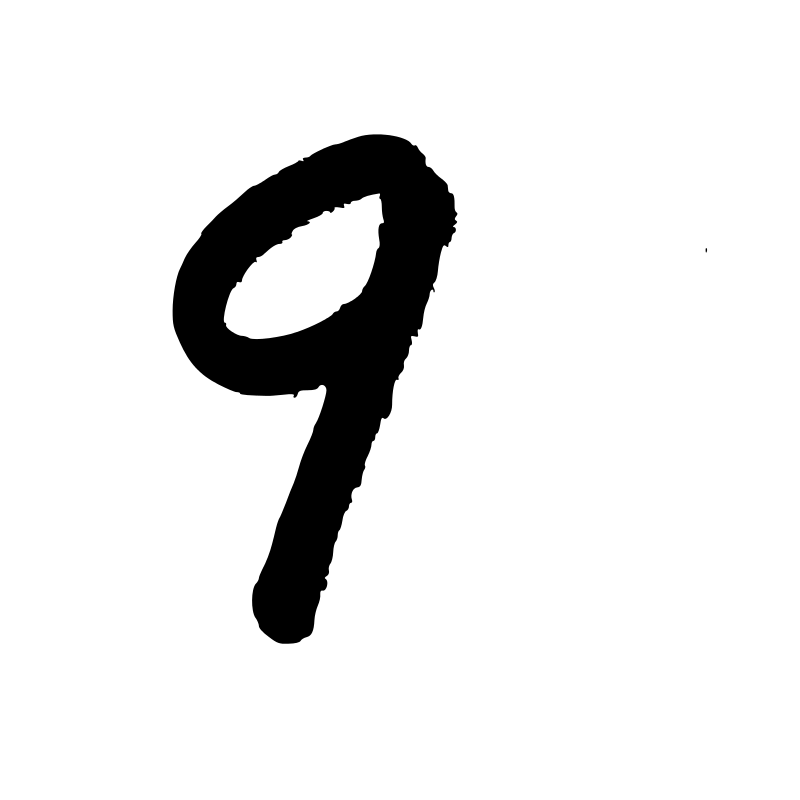
#> input picture mnist/input.png, 800 x 800 px
$ python -i imProcess.py   (imports and definitions only)   (older library calls are emulated)
#> lines starting #> are read from the running program, lines starting #| are printed output that depends on the picture; after the words box and inside, x2 and y2 are one past the last pixel; in counts of white or black regions, pixels touching at a corner belong together
from PIL import Image, ImageFilter

def imageprepare(argv):
  """
  This function returns the pixel values.
  The input is a png file location.
  """
#> called with argv = 'input.png'
  im = Image.open(argv).convert('L')
#> im: PIL image 800x800 L; every value is 0
  width = float(im.size[0])
#> width = 800
  height = float(im.size[1])
#> height = 800
  newImage = Image.new('L', (28, 28), (255)) #creates white canvas of 28x28 pixels
#> newImage: PIL image 28x28 L; every value is 255

  if width > height: #check which dimension is bigger
    #Width is bigger. Width becomes 20 pixels.
    nheight = int(round((20.0/width*height),0)) #resize height according to ratio width
    if (nheigth == 0): #rare case but minimum is 1 pixel
      nheigth = 1
    # resize and sharpen
    img = im.resize((20,nheight), Image.ANTIALIAS).filter(ImageFilter.SHARPEN)
    wtop = int(round(((28 - nheight)/2),0)) #caculate horizontal pozition
    newImage.paste(img, (4, wtop)) #paste resized image on white canvas
  else:
    #Height is bigger. Heigth becomes 20 pixels.
    nwidth = int(round((20.0/height*width),0)) #resize width according to ratio height
#> nwidth = 20
    if (nwidth == 0): #rare case but minimum is 1 pixel
      nwidth = 1
     # resize and sharpen
    img = im.resize((nwidth,20), Image.ANTIALIAS).filter(ImageFilter.SHARPEN)
#> img: PIL image 20x20 L; every value is 0
    wleft = int(round(((28 - nwidth)/2),0)) #caculate vertical pozition
#> wleft = 4
    newImage.paste(img, (wleft, 4)) #paste resized image on white canvas
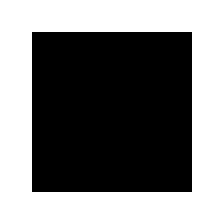
#> newImage: PIL image 28x28 L (shown 8 times larger); 49% white; 1 white region, box (x1, y1, x2, y2) and area: (0, 0, 28, 28) 384

  #newImage.save("sample.png

  tv = list(newImage.getdata()) #get pixel values
#> tv = 784 values, max 255 at index 0, min 0 at index 116, mean 124.9

  #normalize pixels to 0 and 1. 0 is pure white, 1 is pure black.
  tva = [ (255-x)*1.0/255.0 for x in tv]
#> tva = 784 values, max 1 at index 116, min 0 at index 0, mean 0.51
  return tva
  #print(tva)

>>> result = imageprepare('input.png')
#> result has the same summary as tva in imageprepare
